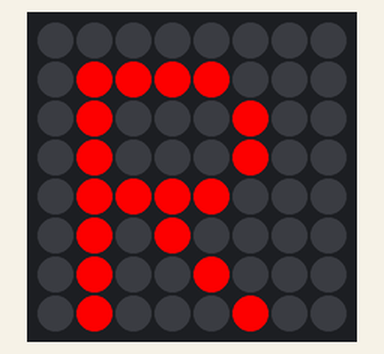
Simulated run of this program. Board: Raspberry Pi (BCM pin numbers) with a Sense HAT. On the bench: the Sense HAT's 8×8 RGB LED matrix.

Above: at 0.1 s.
At 1.1 s:
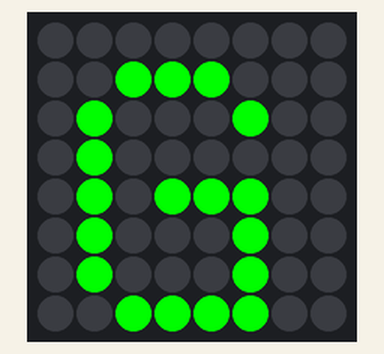
At 2.1 s:
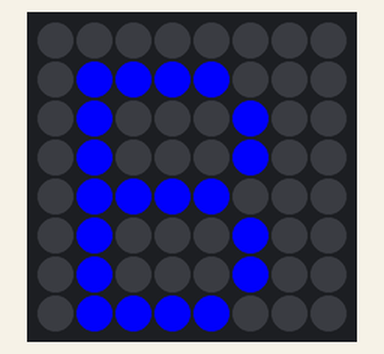

Measured:
- by itself, everything shown: repeats every 3.0 s, in 3 steps
- what the display in image 1 shows lasts 1.0 s, from 1.0 s to 2.0 s

The program:

rgbWiederholt.py
```python
from sense_hat import SenseHat
import time
sense = SenseHat()
while True:
    sense.show_letter("R",text_colour=[255, 0, 0])
    time.sleep(1)
    sense.show_letter("G",text_colour=[0, 255, 0])
    time.sleep(1)
    sense.show_letter("B",text_colour=[0, 0, 255])
    time.sleep(1)
```
